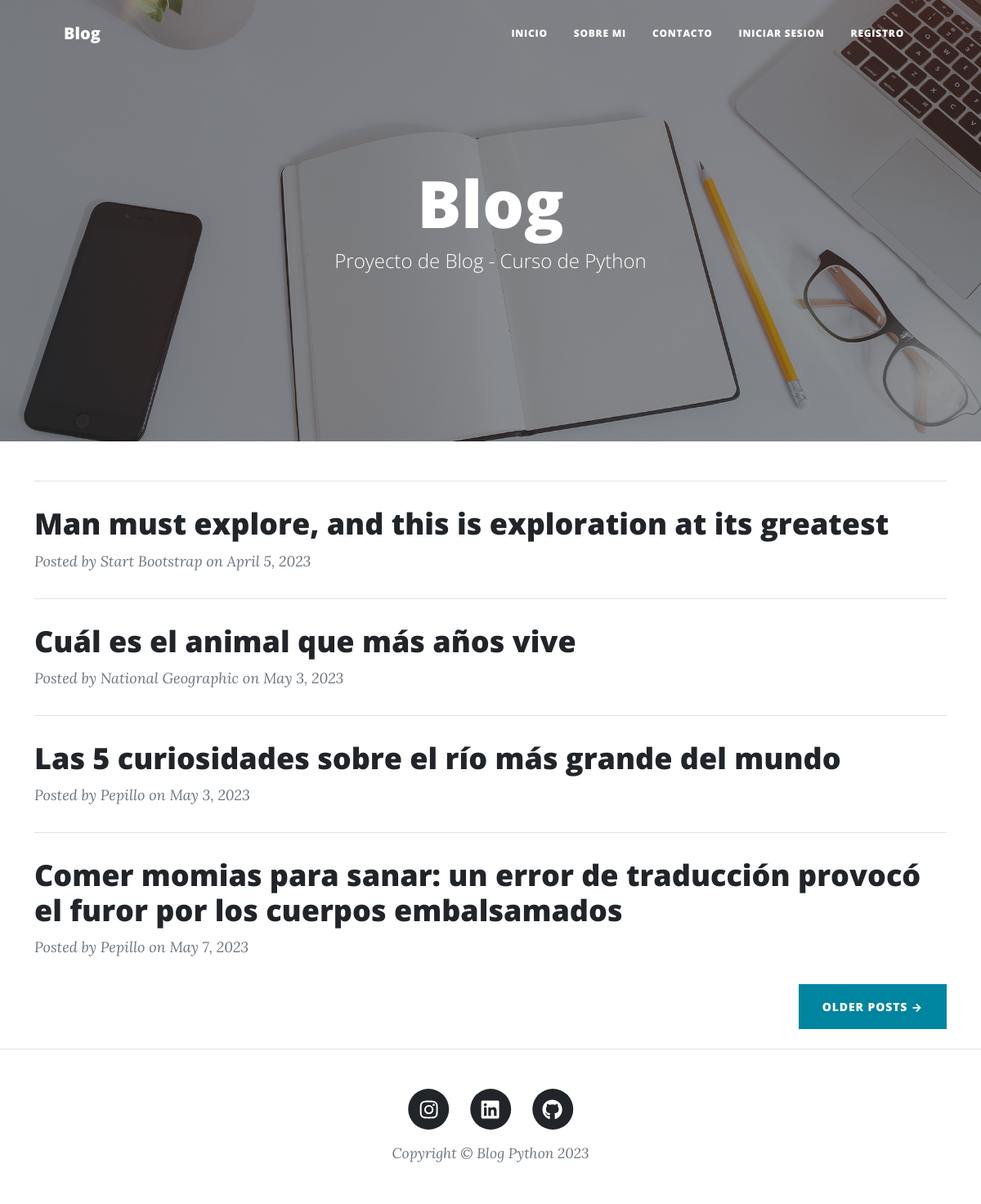
The page / on the database its author committed.
### Blog/models.py (models this page shows, shortened)
class Posteos(models.Model):
    titulo = models.CharField(max_length=200)
    subtitulo = models.CharField(max_length=200)
    autor = models.CharField(max_length=50)
    fecha = models.DateField()
    texto = RichTextField()

### Blog/views.py (the view)
# urls.py: path('', inicio),
def inicio(request):
    posteos = Posteos.objects.all()
    paginator = Paginator(posteos, 4)
    page_number = request.GET.get('page')
    page_obj = paginator.get_page(page_number)
    context = {'posteos': posteos,'page_obj': page_obj, "avatar": obtenerAvatar(request)}
    return render(request, 'inicio.html', context)

### Blog/templates/inicio.html (shortened to what this page needs)
{% extends "padre.html" %}
{% load static %}
{% block solo_inicio %}
 <header class="masthead" style="background-image: url('{% static "assets/img/home-bg.jpg" %}')">
       <div class="container position-relative px-4 px-lg-5">
          <div class="row gx-4 gx-lg-5 justify-content-center">
             <div class="col-md-10 col-lg-8 col-xl-7">
                 <div class="site-heading">
{% endblock %}
{% block titulo %}
    <h1>Blog</h1>
{% endblock %}
{% block segundo_titulo %}
    <h1><span class="subheading">Proyecto de Blog - Curso de Python</span></h1>
{% endblock %}
{% block segundo_contenido_que_cambia %}
<div class="container mt-4">
    <div class="post-preview">
        <table>
            <tbody>
                {% for posteo in posteos %}
            <hr class="my-4" />
            <div class="post-preview">
                <a href="{% url 'vistaPost' %}"><h2 class="post-title">{{ posteo.titulo }}</h2></a>
                <p class="post-meta">
                    Posted by {{ posteo.autor }} on {{ posteo.fecha }}
                </p>
            </div>
                {% endfor %}
            <div class="d-flex justify-content-end mb-4"><a class="btn btn-primary text-uppercase" href="#!">Older Posts →</a></div>
            </tbody>
        </table>
    </div>
</div>
{% endblock %}

### rows shown on the page
Posteos: titulo "Man must explore, and this is exploration at its greatest", autor "Start Bootstrap", fecha "April 5, 2023"
Posteos: titulo "Cuál es el animal que más años vive", autor "National Geographic", fecha "May 3, 2023"
Posteos: titulo "Las 5 curiosidades sobre el río más grande del mundo", autor "Pepillo", fecha "May 3, 2023"
Posteos: titulo "Comer momias para sanar: un error de traducción provocó el furor por los cuerpos embalsamados", autor "Pepillo", fecha "May 7, 2023"
